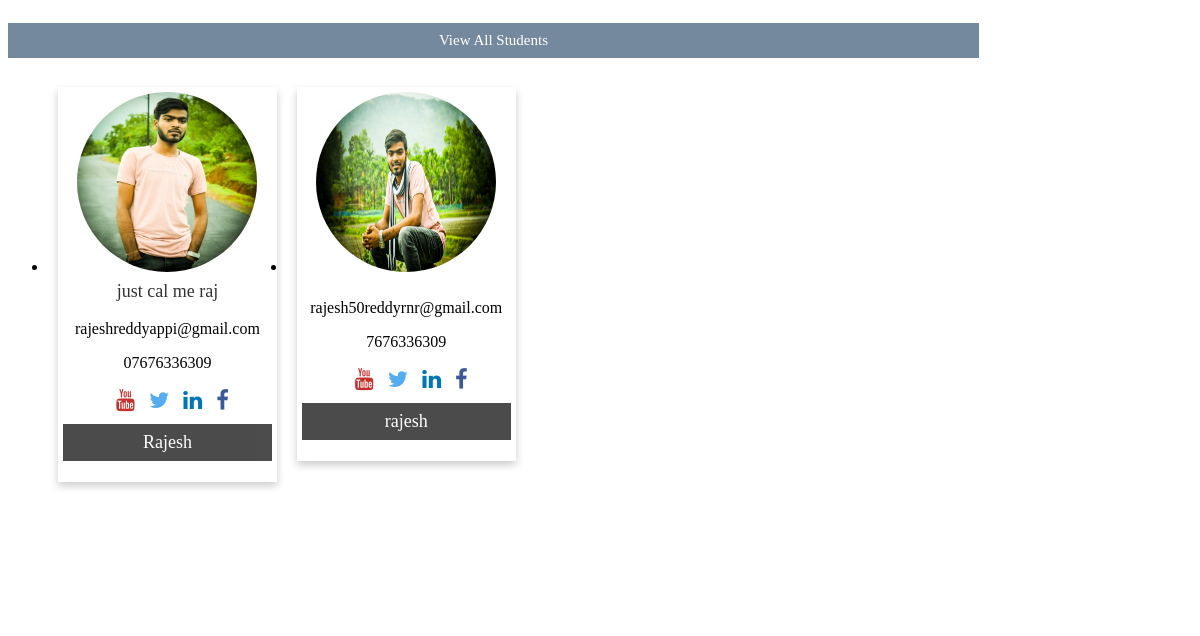
The page /teacher/admin/viewallstudent.php on the database its author committed.
### tables this page shows
CREATE TABLE `contact` (
  `con_id` int(10) NOT NULL,
  `email` varchar(100) NOT NULL,
  `actkey` int(11) NOT NULL,
  `add1` varchar(100) NOT NULL,
  `add2` varchar(100) NOT NULL,
  `yt` varchar(100) NOT NULL,
  `fb` varchar(100) NOT NULL,
  `gp` varchar(100) NOT NULL,
  `tw` varchar(100) NOT NULL,
  `link` varchar(100) NOT NULL,
  `phn` varchar(100) NOT NULL,
  `role` varchar(10) NOT NULL,
  `password` varchar(20) NOT NULL,
  `photo` varchar(100) NOT NULL,
  `username` varchar(10) NOT NULL,
  `about` varchar(50) NOT NULL
);

### teacher/admin/viewallstudent.php (the view, shortened to what this page needs)
<!doctype html>
<html>
	<head>
<link rel="stylesheet" href="https://cdnjs.cloudflare.com/ajax/libs/font-awesome/4.7.0/css/font-awesome.min.css">
	</head>
	<body>
<div id="bodyright12">
<h3>View All Students</h3>
<ul>
<?php
		include("inc/db.php");
		$get_lang=$con->prepare("select * from contact where role='Student'");
		$get_lang->setFetchMode(PDO:: FETCH_ASSOC);
		$get_lang->execute();
		while($row=$get_lang->fetch()):
?>
<li>
<div class="card">
  <img src="../../imgs/userdp/<?php echo"".$row['photo']."";?>"  alt="<?php echo"".$row['username']."";?>" style="">
  <p class="title" title="<?php echo"".$row['about']."";?>" style="font-family: 'Vibur', cursive;"><?php echo"".$row['about']."";?></p>
  <p style="font-family: 'Vibur', cursive;"><?php echo"".$row['email']."";?></p>
   <p style="font-family: 'Vibur', cursive;"><?php echo"".$row['phn']."";?></p>
  <div style="margin: 10px 0;">
    <a href="https://www.youtube.com/<?php echo"".$row['yt']."";?>" style="color:#c4302b;"><i class="fa fa-youtube"></i></a>
    <a href="https://www.twitter.com/<?php echo"".$row['tw']."";?>" style="color:#55ACEE;"><i class="fa fa-twitter"></i></a>
    <a href="https://www.linkedin.com/<?php echo"".$row['link']."";?>" style="color:#0077B5;"><i class="fa fa-linkedin"></i></a>
    <a href="https://www.facebook.com/<?php echo"".$row['fb']."";?>"  style="color:#3B5998;"><i class="fa fa-facebook"></i></a>
  </div>
  <p><button style="font-family: 'Vibur', cursive;"><?php echo"".$row['username']."";?></button></p>
</div>
</li>
<?php
	endwhile;
?>
</ul>
</div>

### teacher/admin/viewallstudent.php (style rules this page uses)
#bodyright12 { width:82%;height:600px;background:#fff;float:left;overflow-y:auto;overflow-x:auto; }
#bodyright12 h3 { margin-bottom:2%;color:#fff;text-align:center;font-size:15px;background:#74889e;height:35px;line-height:35px;font-weight:normal; }
#bodyright12 ul { width:100%;height:auto;padding-bottom:5%;background:#fff;font-family: 'Vibur', cursive; }
#bodyright12 ul li { transition:all 0.5s ease-in-out;float:left;width:22.6%;height:400px;border-radius:4px;padding:1%;background:#fff;margin-bottom:10px; }
.card { box-shadow: 0 4px 8px 0 rgba(0, 0, 0, 0.2); max-width: 300px; margin: auto; text-align: center; font-family: 'Vibur', cursive; padding-left:5px; padding-right:5px; padding-bottom:5px; }
.title { color: #000; font-size: 18px; white-space: nowrap; overflow:hidden; opacity:0.8; }
button { border: none; outline: 0; display: inline-block; padding: 8px; color: white; background-color: #000; text-align: center; cursor: pointer; width: 100%; font-size: 18px; opacity: 0.7; }
a { text-decoration: none; font-size: 22px; color: black; margin-left:10px; }
.card p { margin-top:5px; }
.card img { width:180px;height:180px;border-radius:100px;margin-top:5px;transition:all 0.4s ease-in-out; }

### rows shown on the page
contact: photo (picture), about "just cal me raj", email "rajeshreddyappi@gmail.com", phn "07676336309", username "Rajesh"
contact: photo (picture), email "rajesh50reddyrnr@gmail.com", phn "7676336309", username "rajesh"
